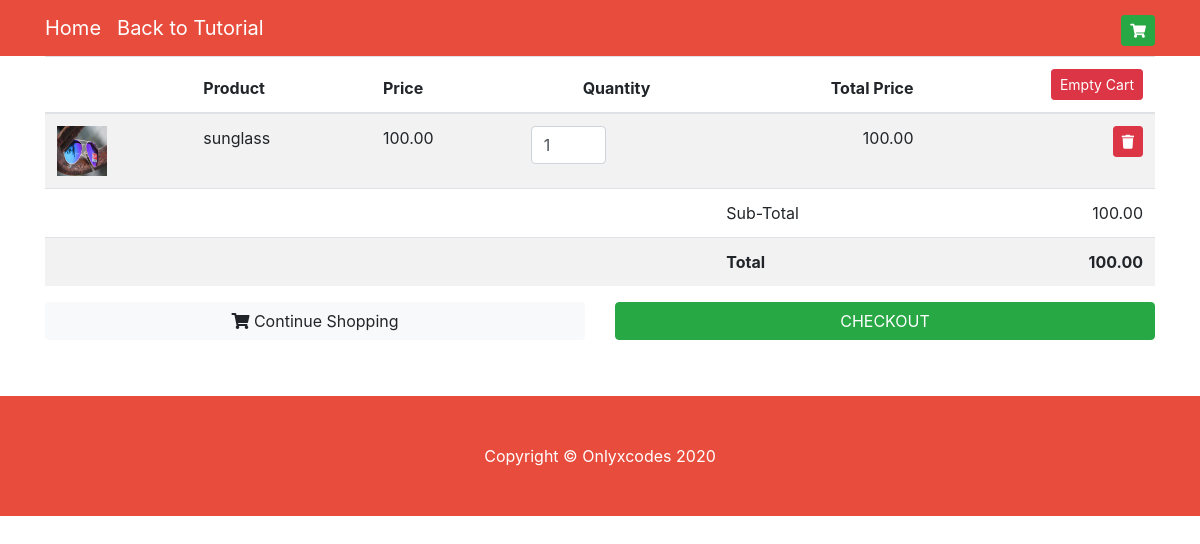
The app's page /cart.php with its own data.
### tables this page shows
CREATE TABLE `cart` (
  `cart_id` int(11) NOT NULL,
  `product_name` varchar(100) NOT NULL,
  `product_price` varchar(50) NOT NULL,
  `product_image` varchar(255) NOT NULL,
  `quantity` int(10) NOT NULL,
  `total_price` varchar(100) NOT NULL,
  `product_code` varchar(10) NOT NULL
);

### cart.php (the view, shortened to what this page needs)
<!DOCTYPE html>
<html lang="en">
<head>
  <link href="bootstrap/css/bootstrap.min.css" rel="stylesheet">
  <link rel="stylesheet" href="https://use.fontawesome.com/releases/v5.7.0/css/all.css" />
</head>
<body>
  <nav class="navbar navbar-expand-lg navbar-dark bg-dark fixed-top">
    <div class="container">
      <a class="navbar-brand" href="index.php">Home</a>
      <a class="navbar-brand active" href="https://www.onlyxcodes.com/2020/10/add-to-cart-and-checkout-in-php.html">Back to Tutorial</a>
      <div class="collapse navbar-collapse" id="navbarResponsive">
        <ul class="navbar-nav ml-auto">
          <li class="nav-item active">
			<a class="btn btn-success btn-sm mt-1" href="cart.php">
                <i class="fa fa-shopping-cart"></i>
            </a>
          </li>
        </ul>
      </div>
    </div>
  </nav>
  <div class="container">
	<div class="row">
        <div class="col-12">
            <div class="table-responsive">
                <table class="table table-striped">
                    <thead>
                        <tr>
                            <th scope="col"> </th>
                            <th scope="col">Product</th>
                            <th scope="col">Price</th>
                            <th scope="col" class="text-center">Quantity</th>
                            <th scope="col" class="text-right">Total Price</th>
                            <th scope="col" class="text-right">
							<a href="action.php?clear=all" onClick="return confirm('Are you sure to clear you cart?');" class="btn btn-sm btn-danger">Empty Cart</a>
							</th>
                        </tr>
                    </thead>
                    <tbody>
						<?php
						require_once "dbconfig.php";
						$select_stmt=$db->prepare("SELECT * FROM cart");
						$select_stmt->execute();
						$grand_total = 0;
						while($row=$select_stmt->fetch(PDO::FETCH_ASSOC))
						{
						?>
                        <tr>
                            <td><img src="images/<?php echo $row["product_image"]; ?>" width="50" height="50"/> </td>
                            <td><?php echo $row["product_name"]; ?></td>
                            <td><?php echo number_format($row["product_price"],2); ?></td>
                            <td><input type="number" class="form-control itemQty" value="<?php echo $row['quantity']; ?>" style="width:75px;"></td>
                            <td class="text-right"><?php echo number_format($row["total_price"],2); ?></td>
                            <td class="text-right">
							<a href="action.php?remove=<?php echo $row["cart_id"];?>" onClick="return confirm('Are you sure want to remove this item?');"  class="btn btn-sm btn-danger"><i class="fa fa-trash"></i></a>
							</td>
							<?php $grand_total +=$row["total_price"]; ?>
                        </tr>
						<?php
						}
						?>
                        <tr>
                            <td></td>
                            <td></td>
                            <td></td>
                            <td></td>
                            <td>Sub-Total</td>
                            <td class="text-right"><?php echo number_format($grand_total,2); ?></td>
                        </tr>
                        <tr>
                            <td></td>
                            <td></td>
                            <td></td>
                            <td></td>
                            <td><strong>Total</strong></td>
                            <td class="text-right"><strong><?php echo number_format($grand_total,2); ?></strong></td>
                        </tr>
                    </tbody>
                </table>
            </div>
        </div>
        <div class="col mb-2">
            <div class="row">
                <div class="col-sm-12  col-md-6">
                    <a href="index.php" class="btn btn-block btn-light"><i class="fa fa-shopping-cart"></i> Continue Shopping</a>
                </div>
                <div class="col-sm-12 col-md-6 text-right">
					<a href="checkout.php" class="btn btn-md btn-block btn-success text-uppercase <?=($grand_total > 1)?"":"disabled"; ?>"> Checkout </a>
                </div>
            </div>
        </div>
    </div>
  </div>
  <br /><br />
  <footer class="py-5 bg-dark">
    <div class="container">
      <p class="m-0 text-center text-white">Copyright &copy; Onlyxcodes 2020</p>
    </div>
  </footer>
</body>
</html>

### cart.php (style rules this page uses)
body { padding-top: 56px; }

### records on screen
cart: product_image (picture), product_name "sunglass", product_price "100.00", quantity "1", total_price "100.00"

### other values on screen
$grand_total "100.00"
